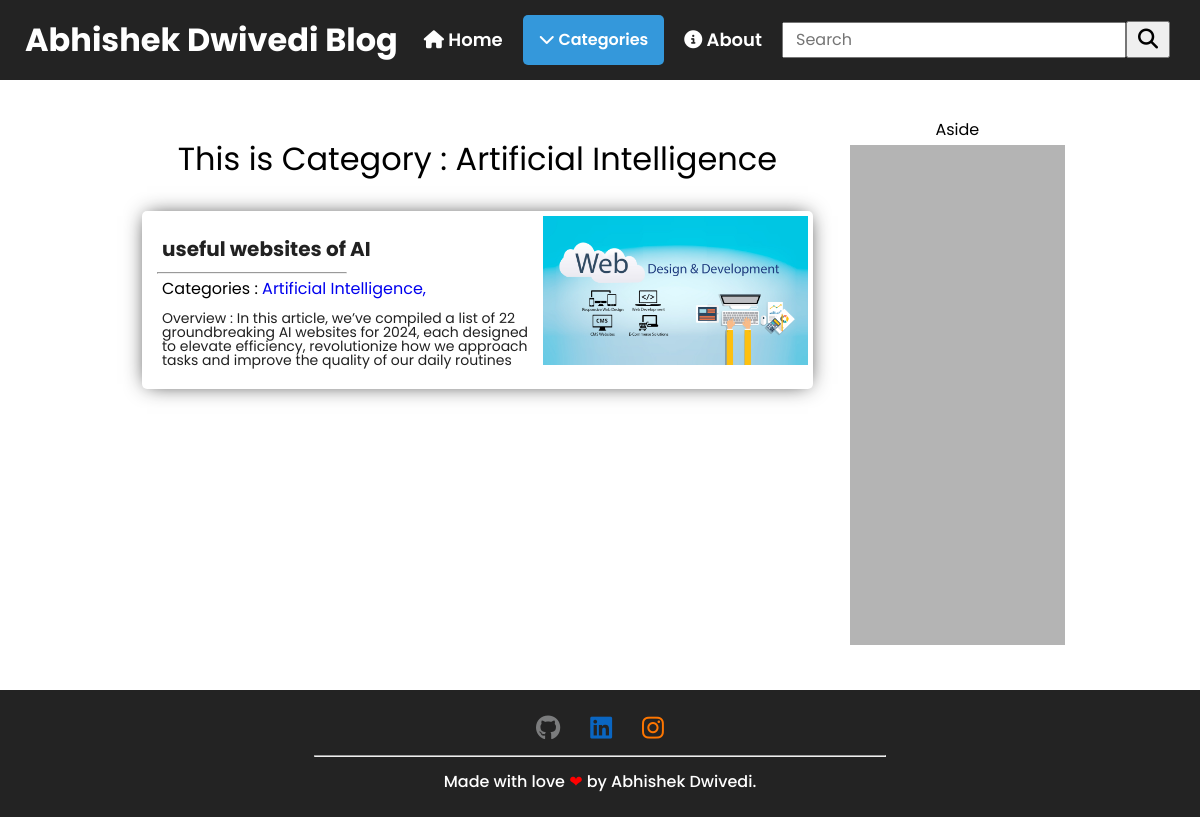
/category/ai/, run on the app's committed database.
### postes/models.py (models this page shows, shortened)
class Category(models.Model):
    title = models.CharField(max_length=30)
    subtitle = models.CharField(max_length=20)
    slug = models.SlugField()
    thumbnail = models.ImageField(upload_to='categories_imgs/%y/%m/%d')

class Post(models.Model) :
    created_at = models.DateTimeField(auto_now_add=True)
    updated_at = models.DateTimeField(auto_now=True)
    title = models.CharField(max_length=100)
    slug = models.SlugField()
    overview = models.TextField(max_length=300)
    content = models.TextField()
    author = models.ForeignKey(Author, on_delete=models.CASCADE)
    thumbnail = models.ImageField(upload_to='topic_imgs/%y/%m/%d')
    categories = models.ManyToManyField(Category)
    featured = models.BooleanField()

### postes/views.py (the view)
# urls.py: path('category/<slug>/', views.category_Post, name = 'category'), # all posts of category
def category_Post (request, slug):
    category = Category.objects.get(slug = slug)
    posts = Post.objects.filter(categories__in=[category])
    context = {
        'posts': posts,
        'category': category,
    }
    return render(request, 'postes/category.html', context)

### postes/templatetags/markdown_extras.py (called while the page is built)
@register.simple_tag
def get_categories():
    return Category.objects.all()

### templates/postes/category.html (shortened to what this page needs)
{% extends 'base.html' %}
{% load static %}
{% block links %}
    <link rel="stylesheet" href="{% static 'css/css-reset.css' %}">
    <link rel="stylesheet" href="{% static 'css/normalize.css' %}">
    <link rel="stylesheet" href="{% static 'css/myCss-fm.css' %}">
    <link rel="stylesheet" href="{% static 'css/style.css' %}">
{% endblock links %}
{% block content %}
{% include 'header.html' %}
<main class="flex-ctr-clm">
    <div class="container flex-ctr-str">
        <div class="all-posts flex-ctr-clm">
            <h1>This is Category : {{category.title}}</h1>
            {% for post in posts %}
            <div class="post flex-ctr-str">
                <div class="post-content flex-str-clm">
                    <h2 class="post-title"><a href="{% url 'post' post.slug %}">{{post.title}}</a></h2>
                    <hr width="50%">
                    <p class="categorie">Categories :
                        {% for categorie in post.categories.all %}
                        <a href="{% url 'category' categorie.slug %}">{{categorie.title}}, </a>
                        {% endfor %}
                    </p>
                    <p class="overview">Overview : {{post.overview}}</p>
                </div>
                <div class="thumbnail">
                    <a href="{% url 'post' post.slug %}"><img src="{{post.thumbnail.url}}" alt="thumbnail of {{post.slug}}"></a>
                </div>
            </div>
            {% empty %}
            <h1>Empty!</h1>
            {% endfor %}
        </div>
        <div class="aside flex-ctr-clm">
            <h2>Aside</h2>
            <div class="ad-bar"></div>
        </div>
    </div>
</main>
{% include 'footer.html' %}
{% endblock content %}

### static/css/myCss-fm.css (style rules this page uses)
* { margin: 0; padding: 0; box-sizing: border-box; }
html, body { height: 100%; scroll-behavior: smooth; }
.flex-ctr-str { display: flex; align-items: flex-start; justify-content: center; }
.flex-ctr-clm { display: flex; flex-direction: column; align-items: center; justify-content: center; }
.flex-str-clm { display: flex; flex-direction: column; align-items: flex-start; justify-content: center; }
a { text-decoration: none; }

### static/css/style.css (style rules this page uses)
:root { --color1 : #212121; --color2 : #fff; --color3 : #ff9900; }
* { font-family: 'Poppins', sans-serif; }
body { overflow-x: hidden; position: relative; min-height: 100vh; }
main { padding: 25px 100px 15px; align-items: flex-start !important; }
.container { max-width: 1300px; height: 100%; margin: 0 auto; padding: 0 20px; }
p, h1, h2 { padding: 7px 5px; }
.all-posts { width: 75%; margin: 0 5px; padding: 10px; }
.post { margin: 7px; border-radius: 5px; box-shadow: 0px 0px 20px -5px var(--color1); padding: 5px; }
.post .post-content { width: 60%; padding: 10px; }
.post .post-content .post-title { font-size: 20px; font-weight: 700; line-height: 32px; }
.post .post-content .post-title a { color: var(--color1); }
.post .post-content .overview { font-size: 14px; font-weight: 400; color: var(--color1); }
.post .thumbnail { width: 40%; }
.post .thumbnail img { width: 100%; }
.aside { width: 25%; padding: 10px; margin: 0 5px; }
.aside .ad-bar { width: 100%; height: 500px; background-color: #b4b4b4; }

### data on the page
Category: title "Artificial Intelligence"
Post: title "useful websites of AI", overview "In this article, we’ve compiled a list of 22 groundbreaking AI websites for 2024, each designed to elevate efficiency, revolutionize how we approach tasks and improve the quality of our daily routines", thumbnail (picture)
